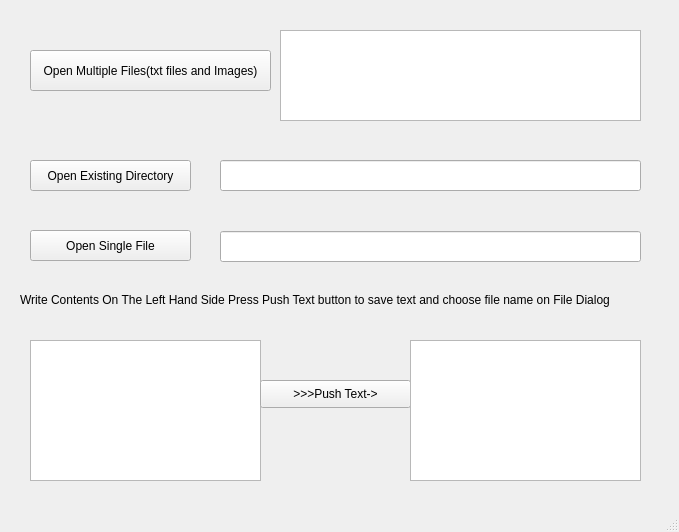
<?xml version="1.0" encoding="UTF-8"?>
<ui version="4.0">
 <class>MainWindow</class>
 <widget class="QMainWindow" name="MainWindow">
  <property name="geometry">
   <rect>
    <x>0</x>
    <y>0</y>
    <width>679</width>
    <height>532</height>
   </rect>
  </property>
  <property name="windowTitle">
   <string>MainWindow</string>
  </property>
  <widget class="QWidget" name="centralwidget">
   <widget class="QPushButton" name="pushButton">
    <property name="geometry">
     <rect>
      <x>30</x>
      <y>50</y>
      <width>241</width>
      <height>41</height>
     </rect>
    </property>
    <property name="text">
     <string>Open Multiple Files(txt files and Images)</string>
    </property>
   </widget>
   <widget class="QPlainTextEdit" name="multiple">
    <property name="geometry">
     <rect>
      <x>280</x>
      <y>30</y>
      <width>361</width>
      <height>91</height>
     </rect>
    </property>
   </widget>
   <widget class="QPushButton" name="pushButton_2">
    <property name="geometry">
     <rect>
      <x>30</x>
      <y>160</y>
      <width>161</width>
      <height>31</height>
     </rect>
    </property>
    <property name="text">
     <string>Open Existing Directory</string>
    </property>
   </widget>
   <widget class="QLineEdit" name="dir">
    <property name="geometry">
     <rect>
      <x>220</x>
      <y>160</y>
      <width>421</width>
      <height>31</height>
     </rect>
    </property>
   </widget>
   <widget class="QPushButton" name="pushButton_3">
    <property name="geometry">
     <rect>
      <x>30</x>
      <y>230</y>
      <width>161</width>
      <height>31</height>
     </rect>
    </property>
    <property name="text">
     <string>Open Single File</string>
    </property>
   </widget>
   <widget class="QLineEdit" name="file">
    <property name="geometry">
     <rect>
      <x>220</x>
      <y>231</y>
      <width>421</width>
      <height>31</height>
     </rect>
    </property>
   </widget>
   <widget class="QPlainTextEdit" name="left">
    <property name="geometry">
     <rect>
      <x>30</x>
      <y>340</y>
      <width>231</width>
      <height>141</height>
     </rect>
    </property>
   </widget>
   <widget class="QPushButton" name="pushButton_4">
    <property name="geometry">
     <rect>
      <x>260</x>
      <y>380</y>
      <width>151</width>
      <height>28</height>
     </rect>
    </property>
    <property name="text">
     <string>&gt;&gt;&gt;Push Text-&gt;</string>
    </property>
   </widget>
   <widget class="QPlainTextEdit" name="right">
    <property name="geometry">
     <rect>
      <x>410</x>
      <y>340</y>
      <width>231</width>
      <height>141</height>
     </rect>
    </property>
   </widget>
   <widget class="QLabel" name="label">
    <property name="geometry">
     <rect>
      <x>20</x>
      <y>290</y>
      <width>641</width>
      <height>20</height>
     </rect>
    </property>
    <property name="text">
     <string>Write Contents On The Left Hand Side Press Push Text button to save text and choose file name on File Dialog</string>
    </property>
   </widget>
  </widget>
  <widget class="QMenuBar" name="menubar">
   <property name="geometry">
    <rect>
     <x>0</x>
     <y>0</y>
     <width>679</width>
     <height>26</height>
    </rect>
   </property>
  </widget>
  <widget class="QStatusBar" name="statusbar"/>
 </widget>
 <resources/>
 <connections/>
</ui>
